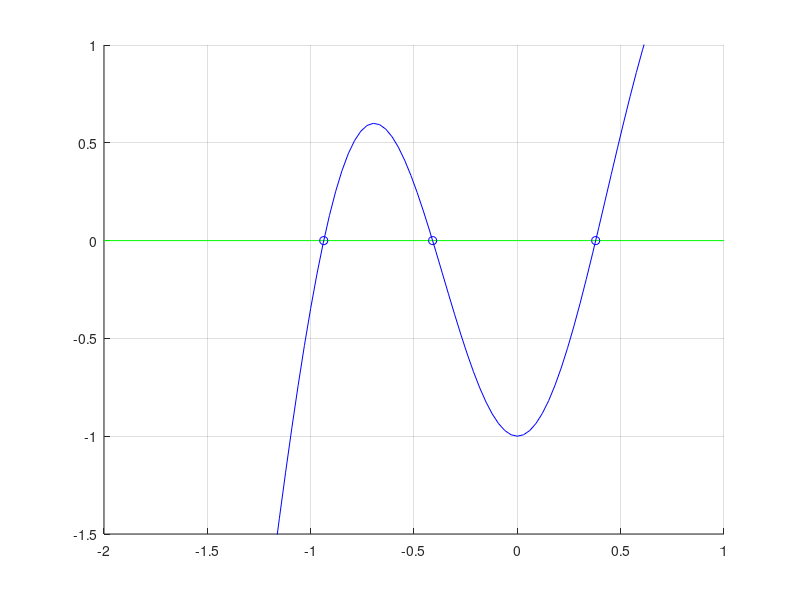

MATLAB code for this plot: (Note: this script raises an error after producing the figure.)
%% Uppgift 1
f = @(x) x.^3 - cos(4*x);
x = linspace(-2, 1);

xHor = [-2 -1 0 1];
yHor = [0 0 0 0];

hold on
plot(xHor,yHor, 'g')
plot(x, f(x), 'b')


axis([-2 1 -1.5 1]), grid on

% Det finns 3st l?sningar
% x1 = -1
% x2 = -0.5
% x3 = 0.5


Df = @(x) 3*x.^2 + 4*sin(4*x);
x1 = -1;
x2 = -0.5;
x3 = 0.5;

kmax=10;
tol=0.5e-8;
for k=1:kmax
    h=-f(x1)/Df(x1);
    x1 = x1 + h;
    disp([x1 h]);
    
    if abs(h)<tol
        break
    end
end
plot(x1, h, 'b--o')
x1

for k=1:kmax
    h=-f(x2)/Df(x2);
    x2 = x2 + h;
    disp([x2 h]);
    
    if abs(h)<tol
        break
    end
end
plot(x2, h, 'b--o')
x2

for k=1:kmax
    h=-f(x3)/Df(x3);
    x3 = x3 + h;
    disp([x3 h]);
    
    if abs(h)<tol
        break
    end
end
plot(x3, h, 'b--o')
x3

hold off



%% Uppgift 2
f = @(x) x.^3 - cos(4*x);
Df = @(x) 3*x.^2 + 4*sin(4*x);

A1 = min_newton(f, Df, -1, 0.5e-8) 
A2 = min_newton(f, Df, -0.5, 0.5e-8) 
A3 = min_newton(f, Df, 0.5, 0.5e-8) 


%% Uppgift 3